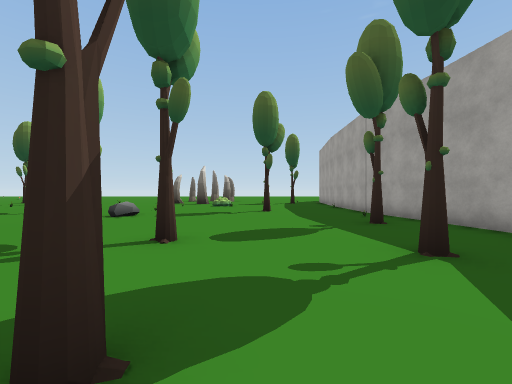
View 1 (above)

13 first-person views from a walk through a Unity game level. The camera is 1.5 m above the floor, looks level and sees 90° across. The floor is counted in squares, 2 m on a side. Each view is taken from the middle of a square. On the plan, view 1 faces up. The plan holds only what a view shows up to about 9 squares ahead; the rest is blank. The place goes on beyond the plan. The player is left out. Some surface patterns are stand-ins.

View 2
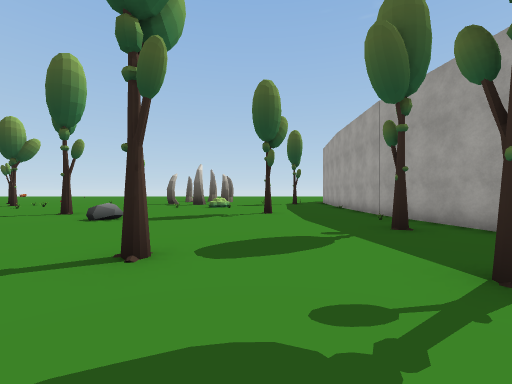

View 3
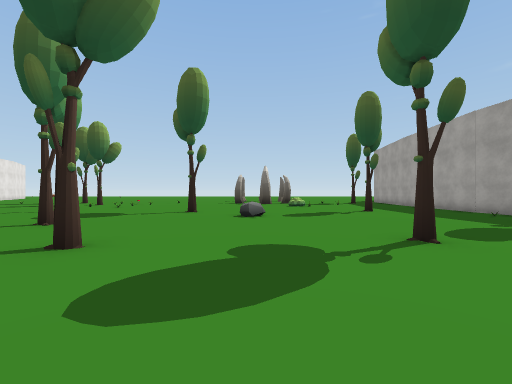

View 4
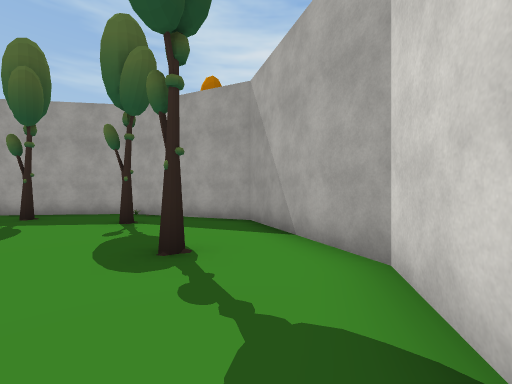

View 5
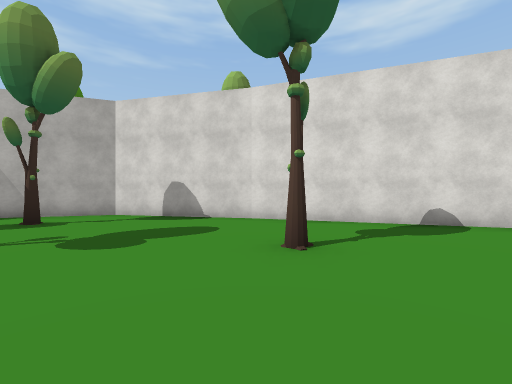

View 6
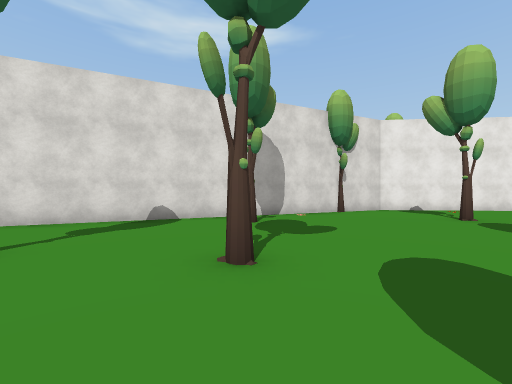

View 7
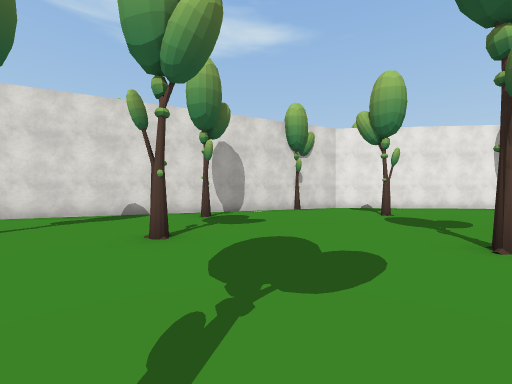

View 8
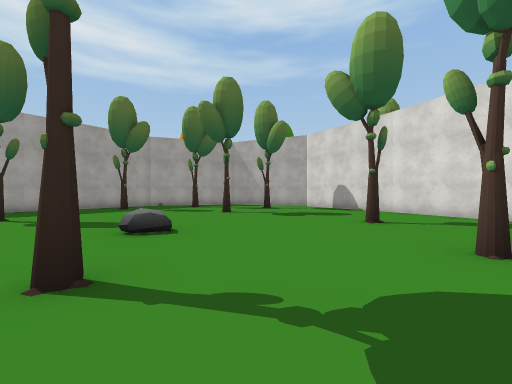

View 9
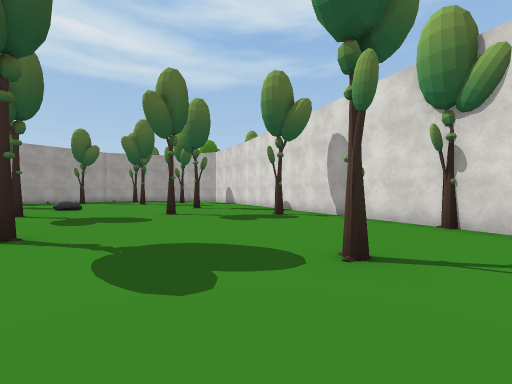

View 10
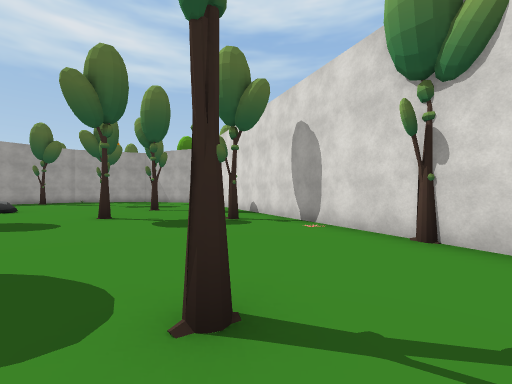

View 11
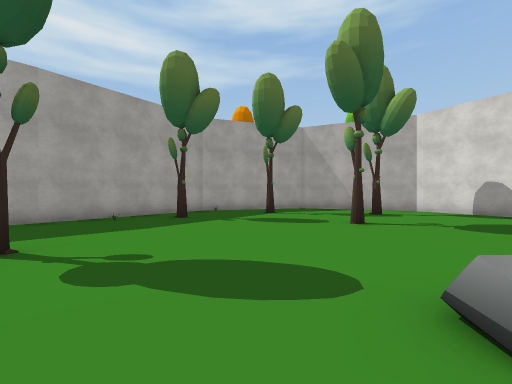

View 12
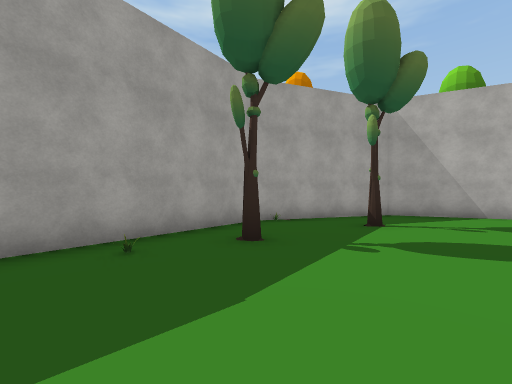

View 13
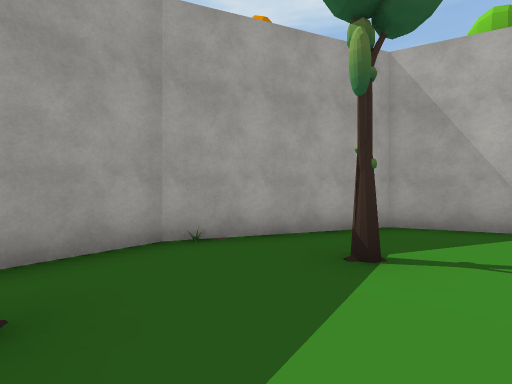

### Floor plan
Key: @ floor where view 1 was taken; # wall or solid block; . floor; R rock; T tree.
Columns run from 17 left of view 1 to 5 right of it. Each row starts with its distance up from view 1.
 10 .....#...........#...#
  9 .....................#
  8 .............R.......#
  7 .#...................#
  6 ........#...........###
  5 ......................#
  4 #...............#....##
  3 ####..#...#........#.#
  2    ###.............. #T
  1      ####.......#...#
  0         ####.....@###
 -1            ########

Where each view was taken, in squares from view 1:
view 1: 0 up, 0 right, facing up
view 2: 1 up, 0 right, facing up
view 3: 0 up, 4 left, facing up
view 4: 0 up, 4 left, facing right
view 5: 7 up, 6 left, facing down
view 6: 8 up, 7 left, facing down-left
view 7: 10 up, 7 left, facing down-left
view 8: 10 up, 9 left, facing down-right
view 9: 10 up, 17 left, facing down-right
view 10: 8 up, 17 left, facing down-right
view 11: 10 up, 4 left, facing down-right
view 12: 9 up, 0 right, facing down-right
view 13: 6 up, 1 right, facing down-right
